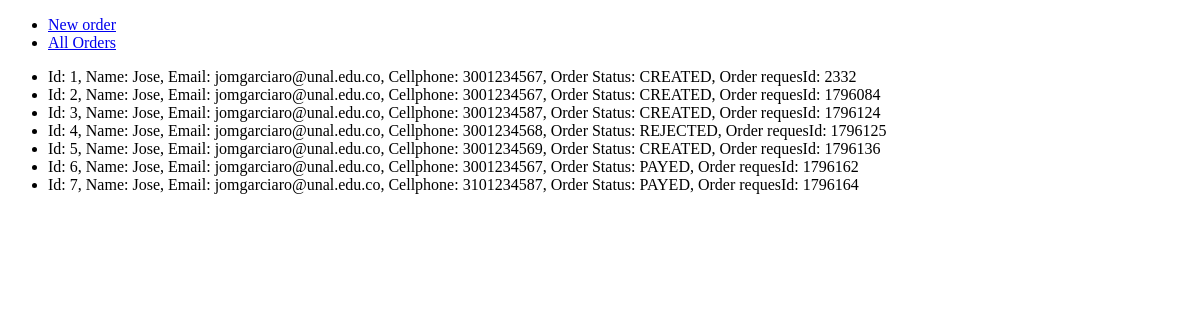
Page /all_orders/ on the earlier database version.
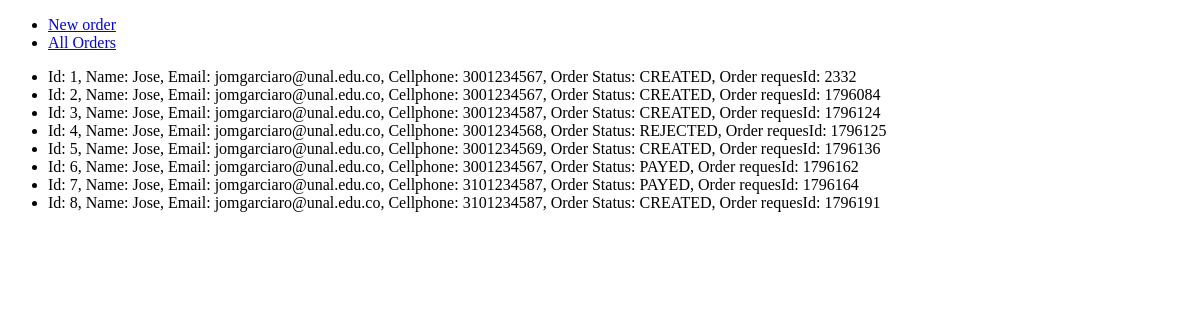
Same page on the later database version.
### Store/models.py (models this page shows)
class Order(models.Model):
    costumer_name = models.CharField("Name", max_length=80)
    costumer_email = models.EmailField("Email", max_length=120)
    costumer_mobile = models.CharField("Mobile", max_length=40)
    status = models.CharField("Status", max_length=20, default="CREATED")
    create_at = models.DateField(auto_now_add=True)
    update_at = models.DateField(auto_now=True)
    request_id = models.CharField(max_length=40)
    process_url = models.CharField(max_length=120)

### Store/views.py (the view)
# urls.py: path('all_orders/', all_orders_view, name='all_orders')
def all_orders_view(request):
    orders = Order.objects.all()
    context = {"orders": orders}
    return render(request, "Store/all_orders.html", context)

### Store/templates/Store/all_orders.html
{% extends 'Store/base.html' %}
{% block content %}
    <ul>
        {% for order in orders %}
            <li>Id: {{ order.id }},
                Name: {{ order.costumer_name }},
                Email: {{ order.costumer_email }},
                Cellphone: {{ order.costumer_mobile }},
                Order Status: {{ order.status }},
                Order requesId: {{ order.request_id }} </li>
        {% endfor %}
    </ul>
{% endblock content %}

Differences in the rows shown:
added Order: id "8", costumer_name "Jose", costumer_email "jomgarciaro@unal.edu.co", costumer_mobile "3101234587", status "CREATED", request_id "1796191"
